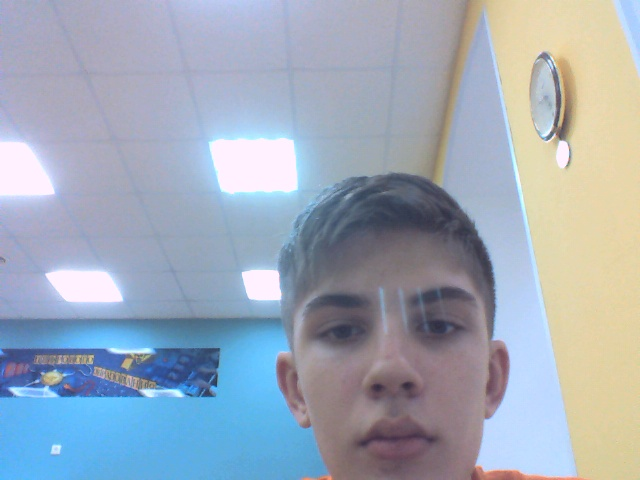
#> input picture lico/frame1.jpg, 640 x 480 px, found by its file name
$ python Grad.py
#> lines starting #> are read from the running program, lines starting #| are printed output that depends on the picture; after the words box and inside, x2 and y2 are one past the last pixel; in counts of white or black regions, pixels touching at a corner belong together
import cv2
import numpy as np

img = cv2.imread('C:/Users/red/Documents/Python/lico/frame1.jpg')
#> img is the input picture: shape (480, 640, 3); mean B, G, R 184.5, 170.1, 159

b = [100, 100, 100]

width, height, _ = img.shape
#> width = 480; height = 640
g = 1
while True:
    if g == 1:
        lower_black = np.array([0, 0, 0], dtype="uint16")
        upper_black = np.array(b, dtype="uint16")
        black_mask = cv2.inRange(img, lower_black, upper_black)
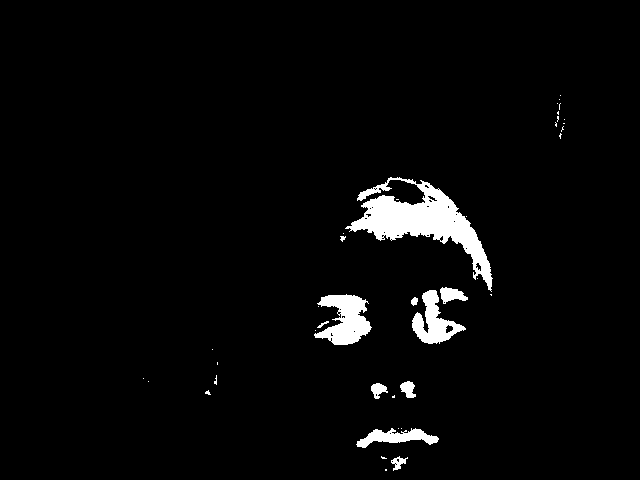
#> black_mask: shape (480, 640); 3.3% white; 40 white regions (29 under 20 px), largest, box (x1, y1, x2, y2) and area: (345, 177, 493, 292) 5221, (314, 294, 372, 345) 1733, (412, 290, 466, 344) 1295

        cv2.imshow('img', black_mask)

        k = cv2.waitKey(30) & 0xFF
#> (key Esc is pressed here)

        if k == ord('a'):
            b[0] += 5
            b[1] += 5
            b[2] += 5
            g = 0
        else:
            if k == ord('d'):
                b[0] -= 5
                b[1] -= 5
                b[2] -= 5
                g = 0

        if k == 27:
#> (the run stopped early here; a loop or call above may not have finished)
